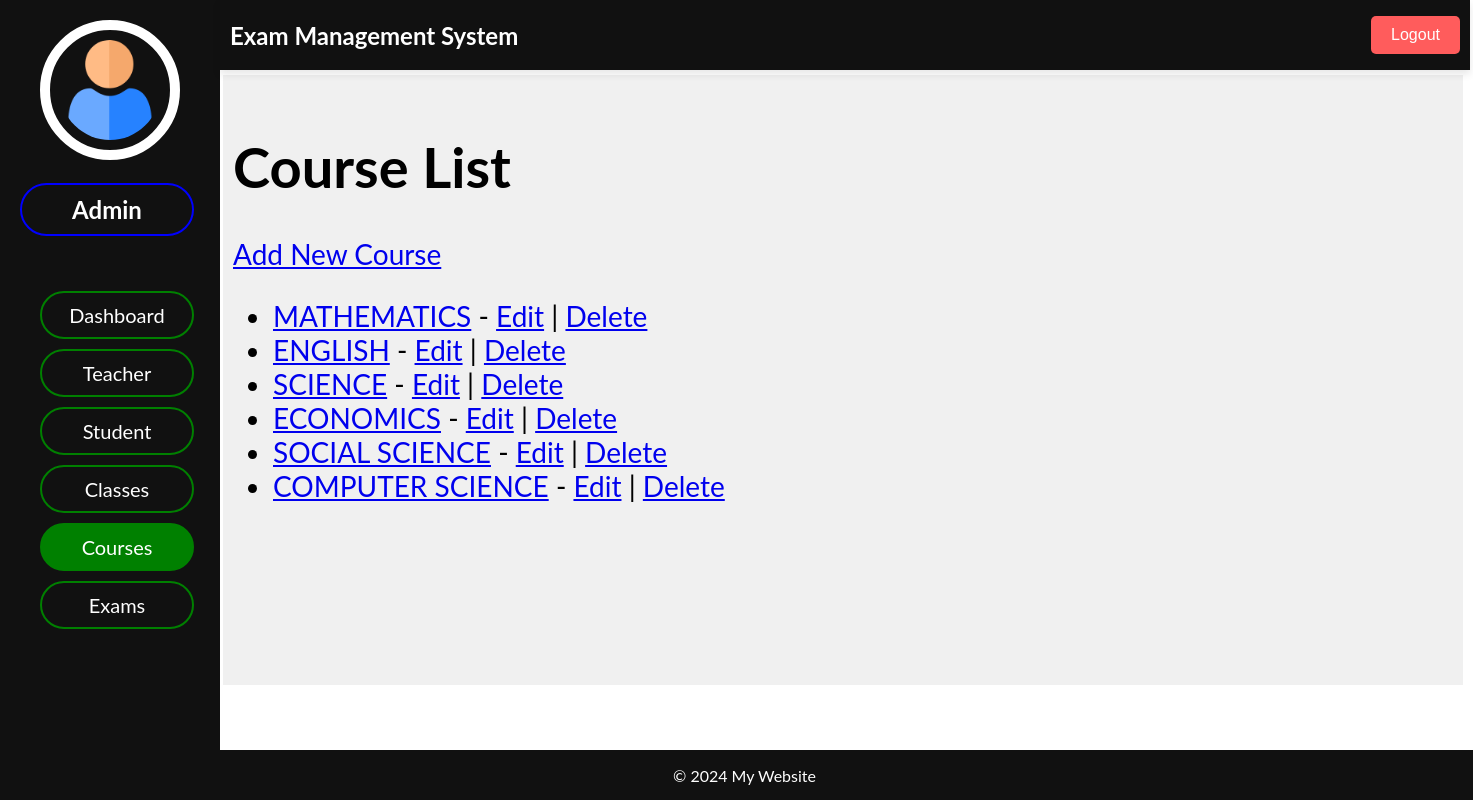
Before: /adminpanel/courses/all with the older database file.
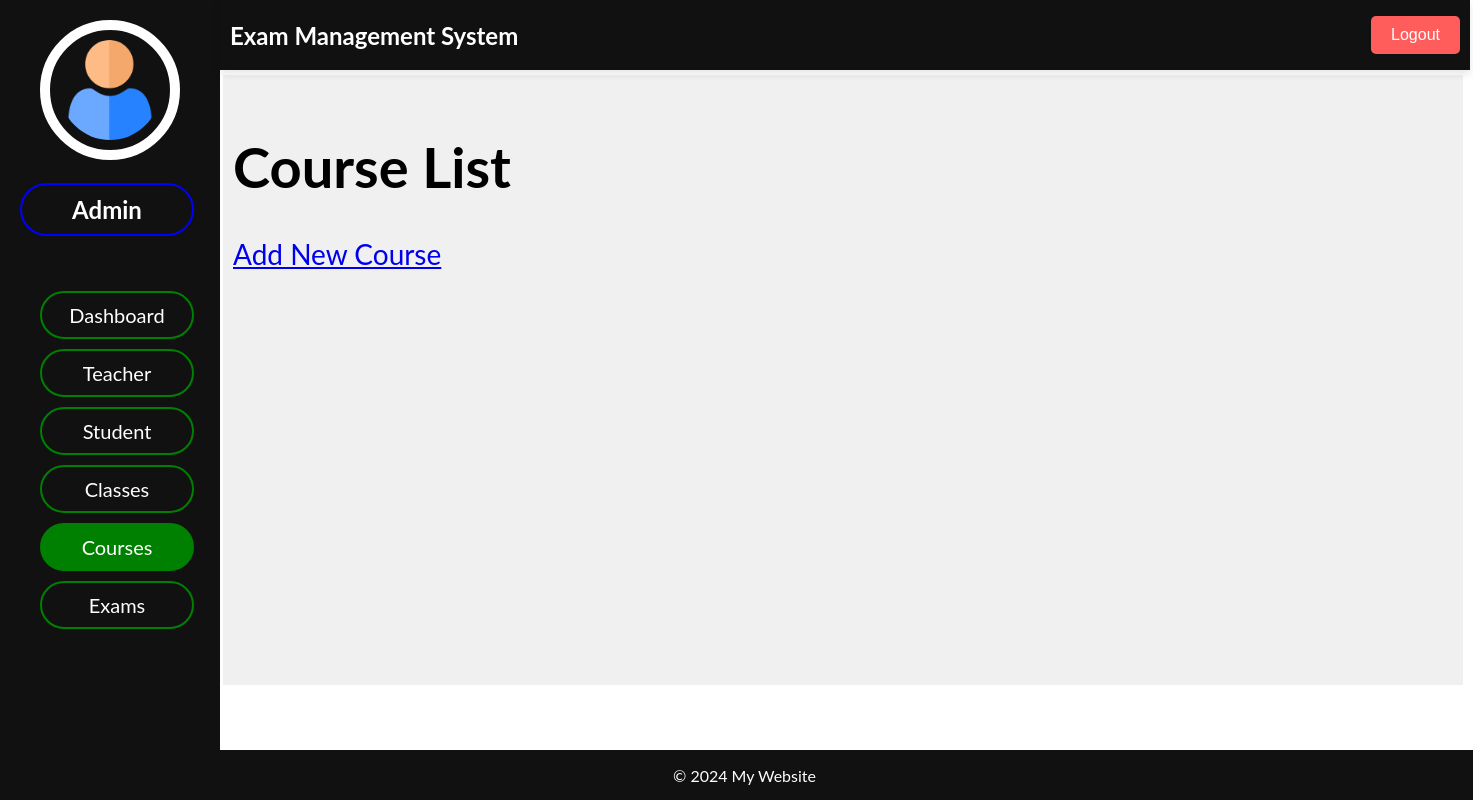
After: the same page with the newer database file.
### admin_panel/models.py (models this page shows, shortened)
class Course(models.Model):
    course_id = models.AutoField(primary_key=True)
    name = models.CharField(max_length=100)

### admin_panel/views.py (the view)
# urls.py: path('courses/all', views.course_list, name='course_list'),
def course_list(request):
    courses = Course.objects.all()
    return render(request, 'courses/course_list.html', {'courses': courses})

### admin_panel/templates/courses/course_list.html (shortened to what this page needs)
{% extends "dashboard/index.html" %}
{% block header %}
    {% include "dashboard/header.html" %}
{% endblock header %}
{% block sidenav %}
    {% include "courses/sidenav.html" %}
{% endblock sidenav %}
{% block main %}
    <h1>Course List</h1>
    <a href="{% url 'course_create' %}">Add New Course</a>
    <ul>
        {% for course in courses %}
            <li>
                <a href="{% url 'course_detail' course.pk %}">{{ course.name }}</a> -
                <a href="{% url 'course_update' course.pk %}">Edit</a> |
                <a href="{% url 'course_delete' course.pk %}">Delete</a>
            </li>
        {% endfor %}
    </ul>
{% endblock main %}
{% block footer %}
    {% include "dashboard/footer.html" %}
{% endblock footer %}

Changed rows visible on the page:
removed Course: name "MATHEMATICS"
removed Course: name "ENGLISH"
removed Course: name "SCIENCE"
removed Course: name "ECONOMICS"
removed Course: name "SOCIAL SCIENCE"
removed Course: name "COMPUTER SCIENCE"
